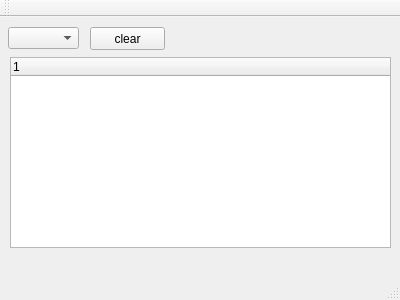
<?xml version="1.0" encoding="UTF-8"?>
<ui version="4.0">
 <class>MainWindow</class>
 <widget class="QMainWindow" name="MainWindow">
  <property name="geometry">
   <rect>
    <x>0</x>
    <y>0</y>
    <width>400</width>
    <height>300</height>
   </rect>
  </property>
  <property name="windowTitle">
   <string>MainWindow</string>
  </property>
  <widget class="QWidget" name="centralWidget">
   <widget class="QComboBox" name="cBBox_1">
    <property name="geometry">
     <rect>
      <x>8</x>
      <y>10</y>
      <width>71</width>
      <height>22</height>
     </rect>
    </property>
    <property name="contextMenuPolicy">
     <enum>Qt::CustomContextMenu</enum>
    </property>
   </widget>
   <widget class="QPushButton" name="pB_clear">
    <property name="geometry">
     <rect>
      <x>90</x>
      <y>10</y>
      <width>75</width>
      <height>23</height>
     </rect>
    </property>
    <property name="text">
     <string>clear</string>
    </property>
   </widget>
   <widget class="QTreeWidget" name="treeW_CmdList">
    <property name="geometry">
     <rect>
      <x>10</x>
      <y>40</y>
      <width>381</width>
      <height>191</height>
     </rect>
    </property>
    <column>
     <property name="text">
      <string notr="true">1</string>
     </property>
    </column>
   </widget>
  </widget>
  <widget class="QMenuBar" name="menuBar">
   <property name="geometry">
    <rect>
     <x>0</x>
     <y>0</y>
     <width>400</width>
     <height>23</height>
    </rect>
   </property>
  </widget>
  <widget class="QToolBar" name="mainToolBar">
   <attribute name="toolBarArea">
    <enum>TopToolBarArea</enum>
   </attribute>
   <attribute name="toolBarBreak">
    <bool>false</bool>
   </attribute>
  </widget>
  <widget class="QStatusBar" name="statusBar"/>
 </widget>
 <layoutdefault spacing="6" margin="11"/>
 <resources/>
 <connections/>
</ui>
